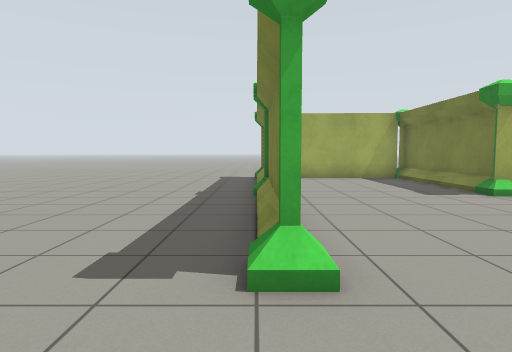
view 1 (above)

24 first-person views from a walk through a robot-simulator world made for Gazebo. The camera is 0.94 m above the floor, tilts 4° down and sees 75° across. The floor is counted in squares, 1 m on a side. Each view is taken from the middle of a square. On the plan, view 1 faces up. The plan holds only what a view shows up to about 12 squares ahead; the rest is blank.

view 2
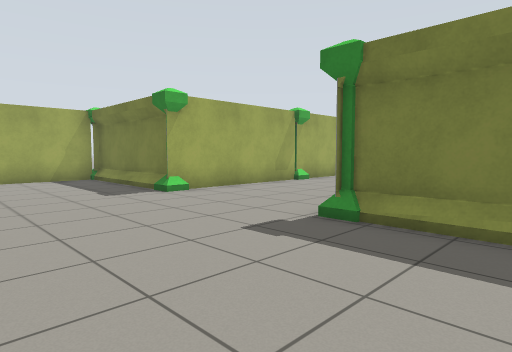

view 3
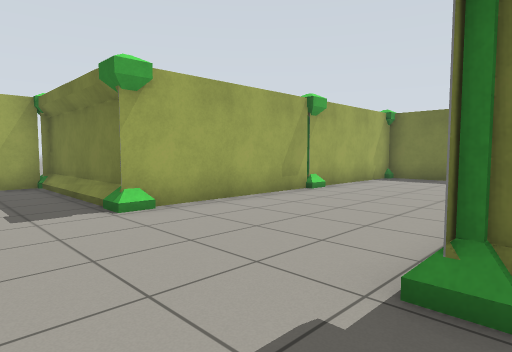

view 4
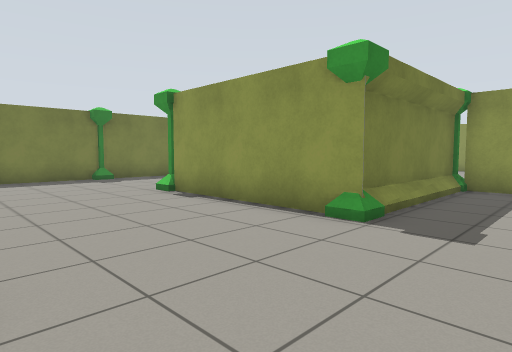

view 5
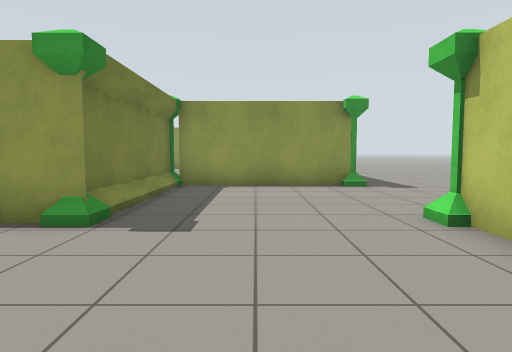

view 6
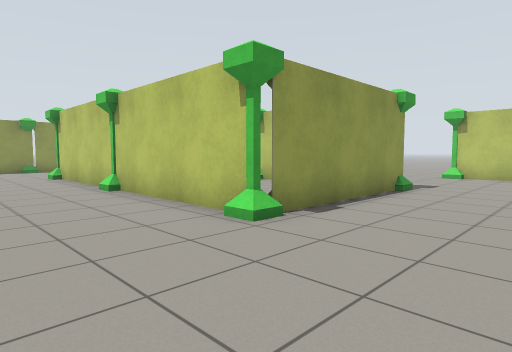

view 7
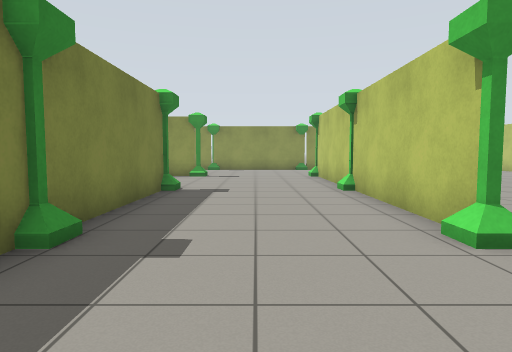

view 8
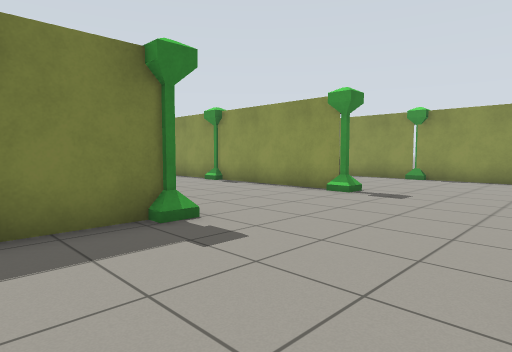

view 9
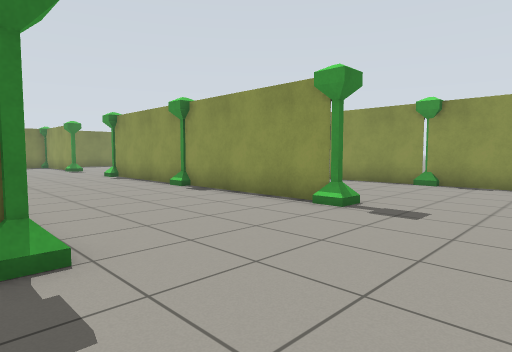

view 10
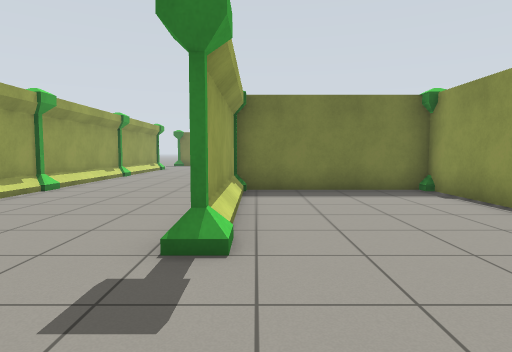

view 11
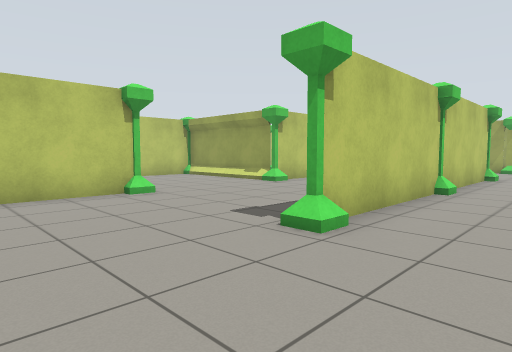

view 12
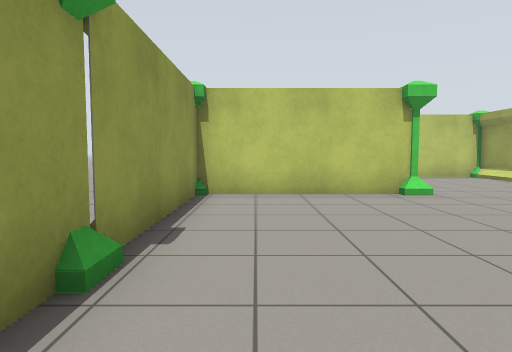

view 13
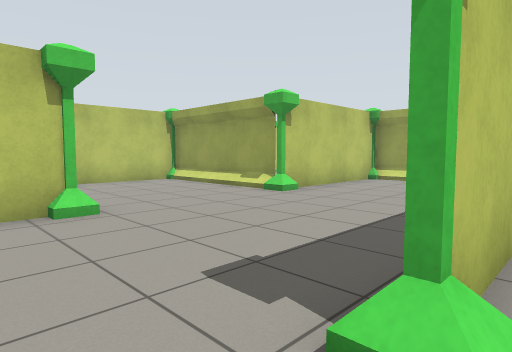

view 14
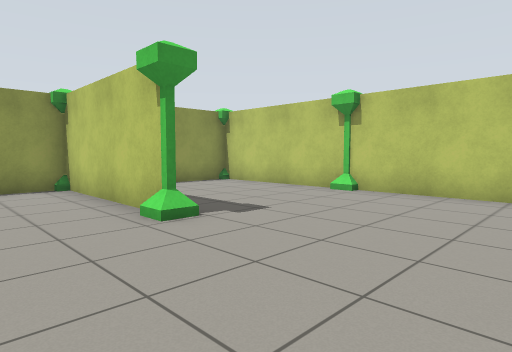

view 15
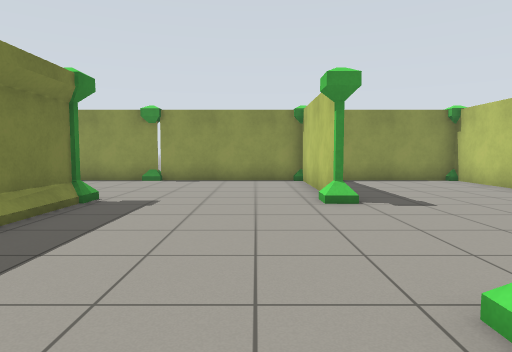

view 16
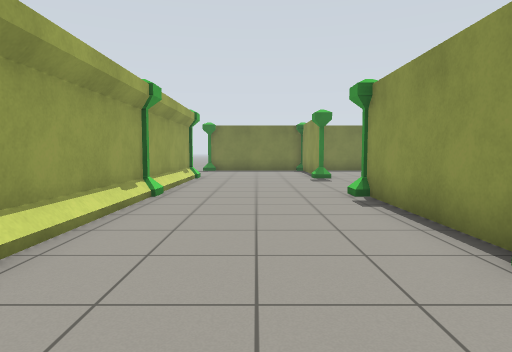

view 17
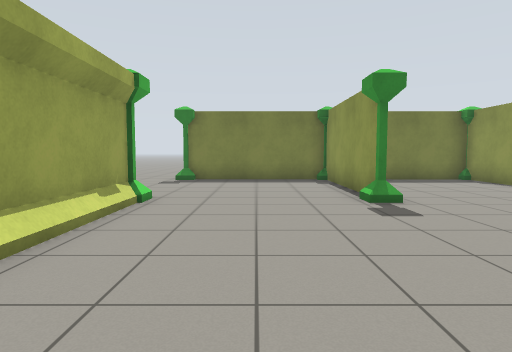

view 18
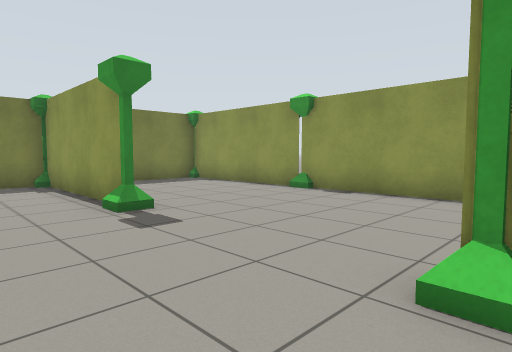

view 19
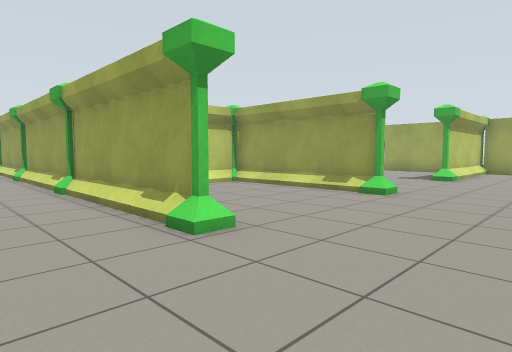

view 20
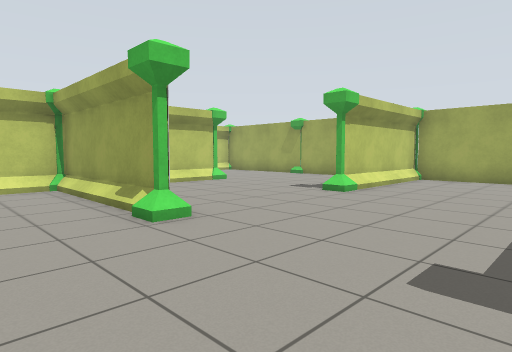

view 21
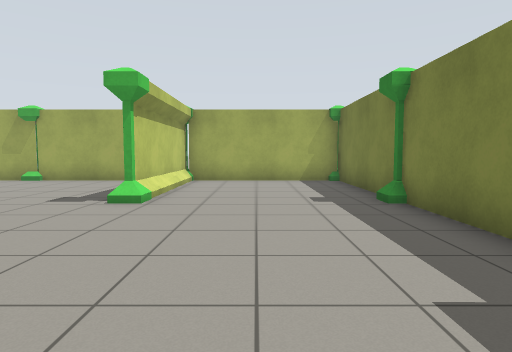

view 22
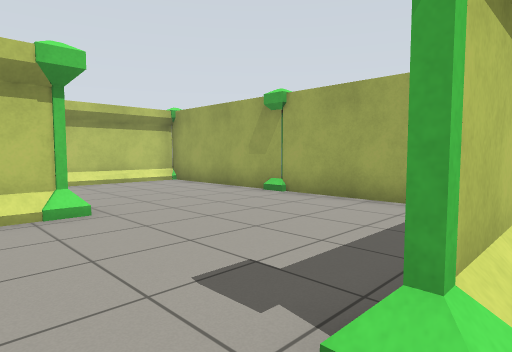

view 23
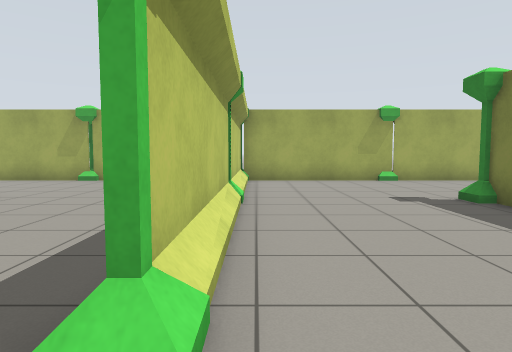

view 24
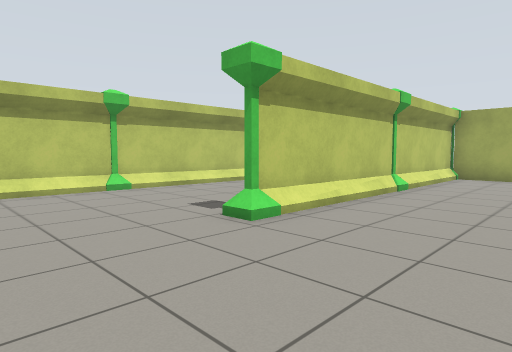

### Floor plan
Key: @ floor where view 1 was taken; # wall or solid block; . floor; = window, fence, low wall or low ledge.
Columns run from 1 left of view 1 to 36 right of it. Each row starts with its distance up from view 1.
 12 .#  ####     #####   #################
 11 .# ...#       ....   #......... #....#
 10 .#....#        ....  #..........#....#
  9 .#....#         ...  #..........#....#
  8 .#....#         .... #..........#....#
  7 .#....###########... #....#..........#
  6 .#..............#....#....#..........#
  5 .#..............#....#.... ..........#
  4 .#..............#....#....   ........
  3 .#....######....#....#....#######....
  2 ......#..  #....#.........#..........
  1  .....#..  #....#.........#.........
  0 .@....#....#....#........   ....... .
 -1 ......#... #....#    ... .   .........
 -2 .######... #....#   ############......
 -3 .#.........#.........=.........#.....#
 -4 .#.........#.........................#
 -5 .#.........#.........................#
 -6  #.........#.........................#
 -7  #.........#.....##########.....######
 -8  #....#..............#     ......
 -9  #....#..............#     ..........
-10  #....#..............#     ..........#
-11  #....#..............#     ..........#
-12  ######################     ##########
-13          .

Where each view was taken, in squares from view 1:
view 1: 0 up, 0 right, facing up
view 2: 0 up, 1 right, facing up-right
view 3: 2 up, 3 right, facing up-right
view 4: 7 up, 3 right, facing down-right
view 5: 7 up, 3 right, facing down
view 6: 6 up, 14 right, facing down-left
view 7: 6 up, 13 right, facing down
view 8: 0 up, 11 right, facing down-right
view 9: 2 down, 12 right, facing down-right
view 10: 8 down, 12 right, facing right
view 11: 11 down, 13 right, facing up-left
view 12: 11 down, 13 right, facing left
view 13: 9 down, 11 right, facing up-left
view 14: 3 down, 8 right, facing down-left
view 15: 1 down, 7 right, facing down
view 16: 5 down, 18 right, facing right
view 17: 5 down, 24 right, facing right
view 18: 5 down, 25 right, facing down-right
view 19: 5 down, 34 right, facing up-left
view 20: 0 up, 35 right, facing up-left
view 21: 1 up, 33 right, facing up
view 22: 6 up, 31 right, facing up-left
view 23: 1 up, 21 right, facing up
view 24: 1 down, 24 right, facing up-left
